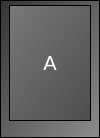
<?xml version="1.0" encoding="UTF-8"?>
<ui version="4.0">
 <class>Form</class>
 <widget class="QWidget" name="Form">
  <property name="geometry">
   <rect>
    <x>0</x>
    <y>0</y>
    <width>100</width>
    <height>138</height>
   </rect>
  </property>
  <property name="minimumSize">
   <size>
    <width>50</width>
    <height>0</height>
   </size>
  </property>
  <property name="windowTitle">
   <string>Form</string>
  </property>
  <layout class="QHBoxLayout" name="horizontalLayout">
   <property name="spacing">
    <number>0</number>
   </property>
   <property name="leftMargin">
    <number>0</number>
   </property>
   <property name="topMargin">
    <number>0</number>
   </property>
   <property name="rightMargin">
    <number>0</number>
   </property>
   <property name="bottomMargin">
    <number>0</number>
   </property>
   <item>
    <widget class="QFrame" name="keyBackFrame">
     <property name="minimumSize">
      <size>
       <width>50</width>
       <height>0</height>
      </size>
     </property>
     <property name="styleSheet">
      <string notr="true">QFrame  {
	background-color: qlineargradient(spread:pad, x1:0, y1:0, x2:1, y2:1, stop:0 rgba(52, 52, 52, 255), stop:1 rgba(141, 141, 141, 255));
}



QFrame :hover {
	background-color: qlineargradient(spread:pad, x1:1, y1:1, x2:0, y2:0, stop:0 rgba(77, 77, 77, 255), stop:1 rgba(120, 120, 120, 255));
}



</string>
     </property>
     <property name="frameShape">
      <enum>QFrame::StyledPanel</enum>
     </property>
     <property name="frameShadow">
      <enum>QFrame::Sunken</enum>
     </property>
     <property name="lineWidth">
      <number>0</number>
     </property>
     <layout class="QHBoxLayout" name="horizontalLayout_2">
      <property name="leftMargin">
       <number>8</number>
      </property>
      <property name="topMargin">
       <number>4</number>
      </property>
      <property name="rightMargin">
       <number>8</number>
      </property>
      <property name="bottomMargin">
       <number>16</number>
      </property>
      <item>
       <widget class="QFrame" name="keyFrontFrame">
        <property name="styleSheet">
         <string notr="true">QFrame  {
	background-color: qlineargradient(spread:pad, x1:1, y1:1, x2:0, y2:0, stop:0 rgba(77, 77, 77, 255), stop:1 rgba(120, 120, 120, 255));
}

QFrame:hover:!pressed  {
	background-color: qlineargradient(spread:pad, x1:0, y1:0, x2:1, y2:1, stop:0 rgba(52, 52, 52, 255), stop:1 rgba(141, 141, 141, 255));
}

QFrame:pressed  {
	background-color: qlineargradient(spread:pad, x1:0, y1:0, x2:1, y2:1, stop:0 rgba(52, 52, 52, 255), stop:1 rgba(141, 141, 141, 255));
}

</string>
        </property>
        <property name="frameShape">
         <enum>QFrame::StyledPanel</enum>
        </property>
        <property name="frameShadow">
         <enum>QFrame::Raised</enum>
        </property>
        <layout class="QVBoxLayout" name="verticalLayout">
         <item>
          <widget class="QLabel" name="label">
           <property name="sizePolicy">
            <sizepolicy hsizetype="Preferred" vsizetype="Preferred">
             <horstretch>1</horstretch>
             <verstretch>1</verstretch>
            </sizepolicy>
           </property>
           <property name="styleSheet">
            <string notr="true">background-color: transparent;
color: white;
font-size: 20px;</string>
           </property>
           <property name="text">
            <string>A</string>
           </property>
           <property name="alignment">
            <set>Qt::AlignCenter</set>
           </property>
          </widget>
         </item>
        </layout>
       </widget>
      </item>
     </layout>
    </widget>
   </item>
  </layout>
 </widget>
 <resources/>
 <connections/>
</ui>
